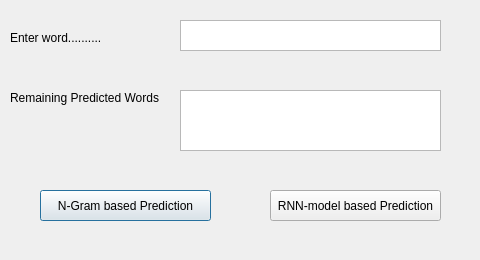
<?xml version="1.0" encoding="UTF-8"?>
<ui version="4.0">
 <class>WordPrediction</class>
 <widget class="QDialog" name="WordPrediction">
  <property name="geometry">
   <rect>
    <x>0</x>
    <y>0</y>
    <width>480</width>
    <height>260</height>
   </rect>
  </property>
  <property name="windowTitle">
   <string>Word Prediction</string>
  </property>
  <widget class="QPushButton" name="pushButton">
   <property name="geometry">
    <rect>
     <x>40</x>
     <y>190</y>
     <width>171</width>
     <height>31</height>
    </rect>
   </property>
   <property name="text">
    <string>N-Gram based Prediction</string>
   </property>
  </widget>
  <widget class="QPushButton" name="pushButton_2">
   <property name="geometry">
    <rect>
     <x>270</x>
     <y>190</y>
     <width>171</width>
     <height>31</height>
    </rect>
   </property>
   <property name="text">
    <string>RNN-model based Prediction</string>
   </property>
  </widget>
  <widget class="QTextEdit" name="textEdit">
   <property name="geometry">
    <rect>
     <x>180</x>
     <y>20</y>
     <width>261</width>
     <height>31</height>
    </rect>
   </property>
  </widget>
  <widget class="QLabel" name="label">
   <property name="geometry">
    <rect>
     <x>10</x>
     <y>30</y>
     <width>131</width>
     <height>16</height>
    </rect>
   </property>
   <property name="text">
    <string>Enter word..........</string>
   </property>
  </widget>
  <widget class="QLabel" name="label_2">
   <property name="geometry">
    <rect>
     <x>10</x>
     <y>90</y>
     <width>151</width>
     <height>16</height>
    </rect>
   </property>
   <property name="text">
    <string>&lt;html&gt;&lt;head/&gt;&lt;body&gt;&lt;p&gt;Remaining Predicted Words&lt;/p&gt;&lt;/body&gt;&lt;/html&gt;</string>
   </property>
  </widget>
  <widget class="QTextEdit" name="textEdit_2">
   <property name="geometry">
    <rect>
     <x>180</x>
     <y>90</y>
     <width>261</width>
     <height>61</height>
    </rect>
   </property>
  </widget>
 </widget>
 <resources/>
 <connections/>
</ui>
